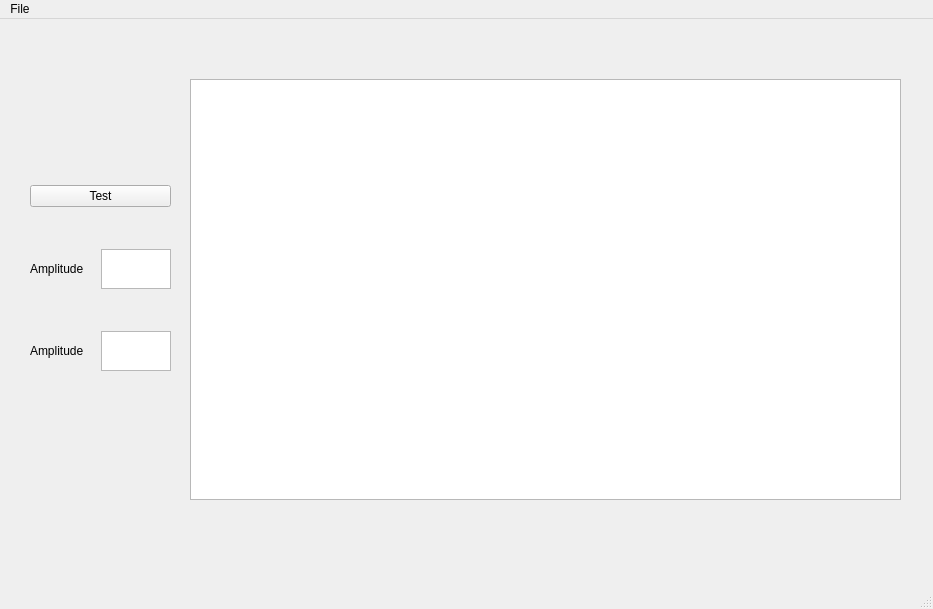
<?xml version="1.0" encoding="UTF-8"?>
<ui version="4.0">
 <class>MainWindow</class>
 <widget class="QMainWindow" name="MainWindow">
  <property name="geometry">
   <rect>
    <x>0</x>
    <y>0</y>
    <width>933</width>
    <height>609</height>
   </rect>
  </property>
  <property name="windowTitle">
   <string>MainWindow</string>
  </property>
  <widget class="QWidget" name="centralwidget">
   <widget class="QWidget" name="verticalLayoutWidget">
    <property name="geometry">
     <rect>
      <x>30</x>
      <y>130</y>
      <width>141</width>
      <height>261</height>
     </rect>
    </property>
    <layout class="QVBoxLayout" name="verticalLayout">
     <item>
      <widget class="QPushButton" name="testButton">
       <property name="text">
        <string>Test</string>
       </property>
      </widget>
     </item>
     <item>
      <layout class="QHBoxLayout" name="horizontalLayout_2">
       <item>
        <widget class="QLabel" name="label_2">
         <property name="text">
          <string>Amplitude</string>
         </property>
        </widget>
       </item>
       <item>
        <widget class="QTextEdit" name="amplitudeEdit_2">
         <property name="maximumSize">
          <size>
           <width>70</width>
           <height>40</height>
          </size>
         </property>
        </widget>
       </item>
      </layout>
     </item>
     <item>
      <layout class="QHBoxLayout" name="horizontalLayout">
       <item>
        <widget class="QLabel" name="label">
         <property name="text">
          <string>Amplitude</string>
         </property>
        </widget>
       </item>
       <item>
        <widget class="QTextEdit" name="amplitudeEdit">
         <property name="maximumSize">
          <size>
           <width>70</width>
           <height>40</height>
          </size>
         </property>
        </widget>
       </item>
      </layout>
     </item>
    </layout>
   </widget>
   <widget class="QGraphicsView" name="graphicsView">
    <property name="geometry">
     <rect>
      <x>190</x>
      <y>60</y>
      <width>711</width>
      <height>421</height>
     </rect>
    </property>
   </widget>
   <zorder>verticalLayoutWidget</zorder>
   <zorder>graphicsView</zorder>
   <zorder>label</zorder>
  </widget>
  <widget class="QMenuBar" name="menubar">
   <property name="geometry">
    <rect>
     <x>0</x>
     <y>0</y>
     <width>933</width>
     <height>23</height>
    </rect>
   </property>
   <widget class="QMenu" name="menuFile">
    <property name="title">
     <string>File</string>
    </property>
    <addaction name="actionLoad_spectrum"/>
    <addaction name="actionSave_spectrum"/>
    <addaction name="separator"/>
    <addaction name="actionExit"/>
   </widget>
   <addaction name="menuFile"/>
  </widget>
  <widget class="QStatusBar" name="statusbar"/>
  <action name="actionLoad_spectrum">
   <property name="text">
    <string>Load spectrum</string>
   </property>
  </action>
  <action name="actionSave_spectrum">
   <property name="text">
    <string>Save spectrum</string>
   </property>
  </action>
  <action name="actionExit">
   <property name="text">
    <string>Exit</string>
   </property>
  </action>
 </widget>
 <resources/>
 <connections/>
</ui>
